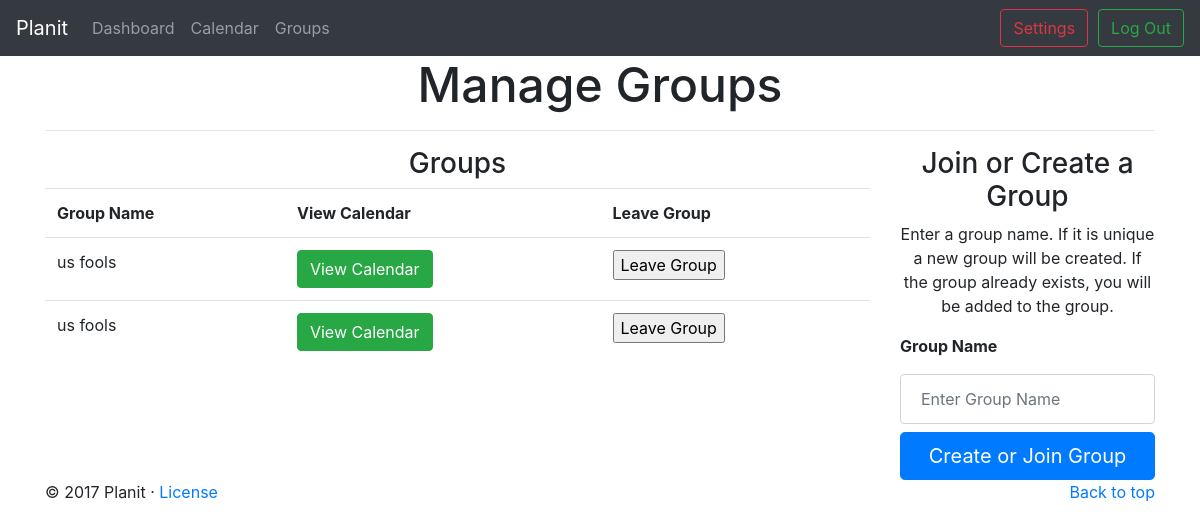
Before: /content/manage_groups.php (signed in) with the older database file.
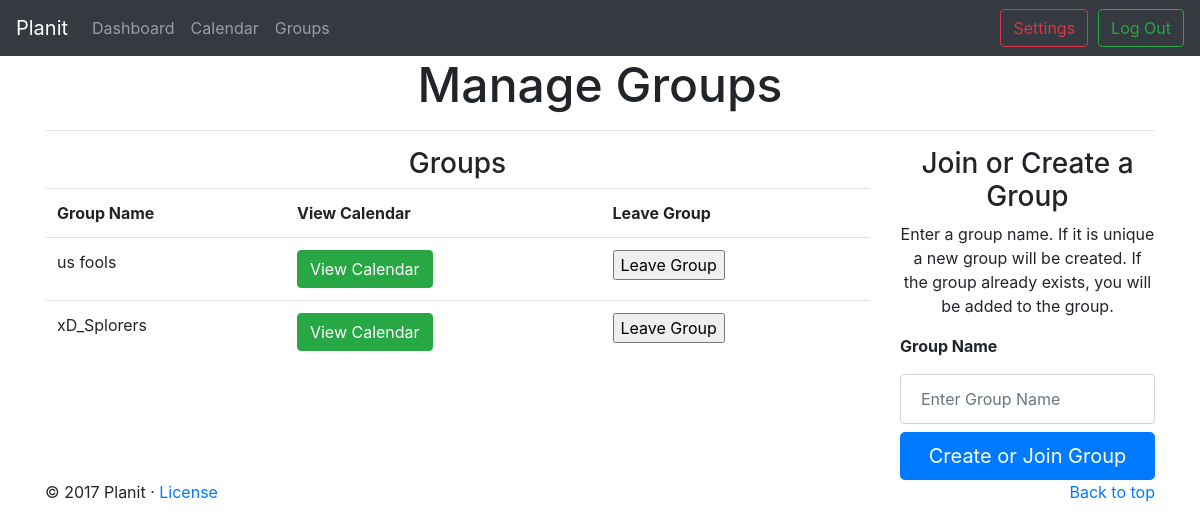
After: the same page with the newer database file.
### tables this page shows
create table if not exists `groups` (
	`group_id` integer auto_increment primary key,
	`group_name` char(40) not null
);

### php/load_group.php (the view, shortened to what this page needs)
<?php
    include("session.php");
    $username = $_SESSION["login_user"];
    $query = "SELECT groups.group_id, group_name FROM groups JOIN groups_join_users ON groups.group_id=groups_join_users.group_id WHERE username = '$username'";
    $resultset = mysqli_query($db, $query);
    echo "<table class=\"table\">";
    echo "<tr>";
    echo "<th>Group Name</th>";
    echo "<th>View Calendar</th>";
    echo "<th>Leave Group</th>";
    echo "</tr>";
    while($row = mysqli_fetch_array($resultset, MYSQLI_NUM)) {
        echo "<tr>";
        echo "<td>$row[1]</td>";
        echo "<td><a class=\"btn btn-success\" href=\"../php/group_calendar_handler.php?group_name=$row[1]\">View Calendar</a></td>";
        echo "<td><input type=\"submit\" class=\"button\" name=\"".$row[0]."\" value=\"Leave Group\"/></td>";
        echo "</tr>";
    }
    echo "</table>";
?>

Changed rows visible on the page:
no longer on one of the page's lists (row unchanged): groups: group_name "us fools"
added groups: group_name "xD_Splorers"
